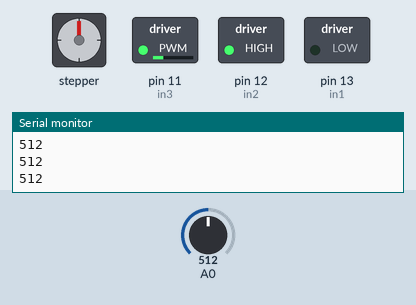
Simulated run of this sketch. Board: Arduino Uno, built with avr-gcc and run on an emulated ATmega328P. Shown: stepper motor, switched loads named in the sketch (green lamp = pin HIGH), the last lines printed to the serial monitor. Inputs (shaded band) come from the test bench; at power-on: A0 = 512. Stepper angles assume 200 steps per turn.

Above: at 1.2 s.
1.3 s: A0 set to 490
At 2.48 s:
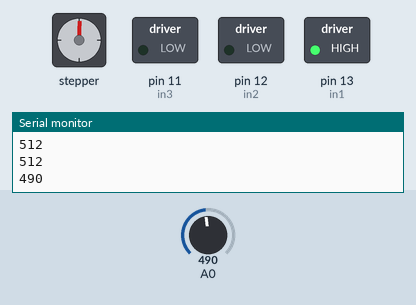
At 19.1 s:
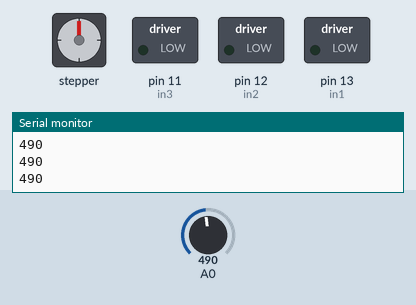
Timing chart, 0 to 19.6 s (numbered marks = the images above; inputs shaded):
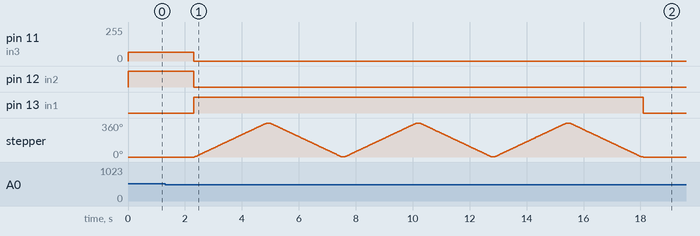

The sketch:

code.ino
```cpp
#include <AccelStepper.h>

  const int in1 = 13;
  const int in2 = 12;
  const int in3 = 11;
  int state=0;
  int scanCount=0;

// Define the stepper motor and the pins that is connected to
AccelStepper stepper1(1, 2, 3); // (Type of driver: with 2 pins, STEP, DIR)
AccelStepper stepper2(1, 4, 5); // (Type of driver: with 2 pins, STEP, DIR)


void setup() {


  Serial.begin(9600);
  //delay(5000);

  pinMode(in1, OUTPUT);
  pinMode(in2, OUTPUT);
  pinMode(in3, OUTPUT);

  stepper1.setMaxSpeed(80); // Set maximum speed value for the stepper
  stepper1.setAcceleration(500); // Set acceleration value for the stepper
  stepper1.setCurrentPosition(0); // Set the current position to 0 steps
  stepper2.setMaxSpeed(80); // Set maximum speed value for the stepper
  stepper2.setAcceleration(500); // Set acceleration value for the stepper
  stepper2.setCurrentPosition(0); // Set the current position to 0 steps
}

void zLineScan(AccelStepper stepper, int amount){
  stepper.moveTo(amount); // Set desired move: 800 steps (in quater-step resolution that's one rotation)
  stepper.runToPosition(); // Moves the motor to target position w/ acceleration/ deceleration and it blocks until is in position
  delay(1);

  stepper.moveTo(0); // Set desired move: 800 steps (in quater-step resolution that's one rotation)
  stepper.runToPosition(); // Moves the motor to target position w/ acceleration/ deceleration and it blocks until is in position
  delay(1);
}

void loop() {

  if (state == 0){
  digitalWrite(in1, LOW);
  digitalWrite(in2, HIGH);
  analogWrite(in3, 65);
  }

  if (state == 1){
  digitalWrite(in1, HIGH);
  digitalWrite(in2, LOW);
  analogWrite(in3, 0);
  zLineScan(stepper1,+200);
  scanCount++;
  }

  if(scanCount>2){
    state=2;
  }

  if (state == 2){
  digitalWrite(in1, LOW);
  digitalWrite(in2, LOW);
  analogWrite(in3, 0);
  }

  int sensorValue = analogRead(A0);
  Serial.println(sensorValue);

  if (sensorValue < 500){
    if (state==0){
      delay(1000);
      state=1;
    }
  }
}
```

Measured:
- the behaviour switches between 500 and 499 on A0 (found by bisection; images 0 and 1)
- after the input at 1.3 s, pin 11 (in3): 65/255 → 0/255 after 1.0 s; pin 12 (in2): HIGH → LOW after 1.0 s; pin 13 (in1): LOW → HIGH after 1.0 s, → LOW 15.8 s later; stepper: turns 360° clockwise in 2.6 s, then 359° counter-clockwise in 2.6 s, repeating every 5.3 s
